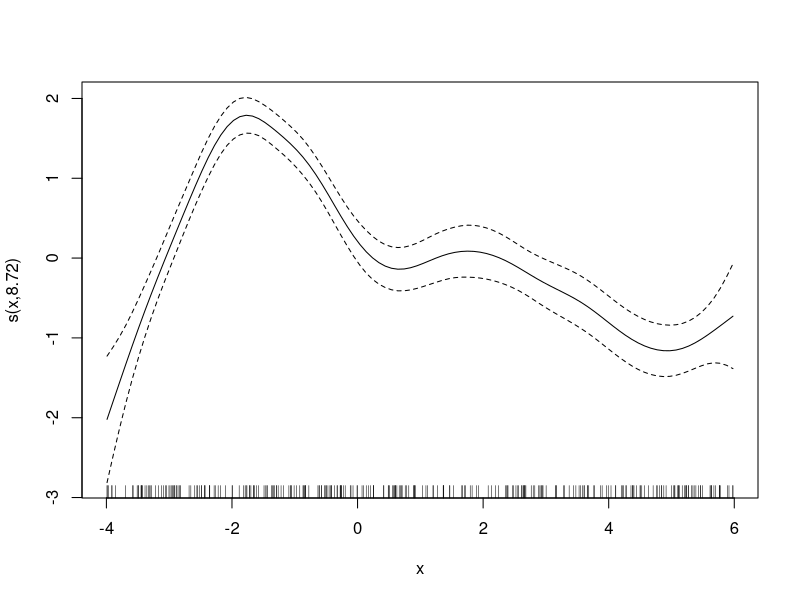

R code for this plot:
library(mgcv)


### Name: rTweedie
### Title: Generate Tweedie random deviates
### Aliases: rTweedie
### Keywords: models regression

### ** Examples

 library(mgcv)
 f2 <- function(x) 0.2 * x^11 * (10 * (1 - x))^6 + 10 *
            (10 * x)^3 * (1 - x)^10
 n <- 300
 x <- runif(n)
 mu <- exp(f2(x)/3+.1);x <- x*10 - 4
 y <- rTweedie(mu,p=1.5,phi=1.3)
 b <- gam(y~s(x,k=20),family=Tweedie(p=1.5))
 b
 plot(b) 
